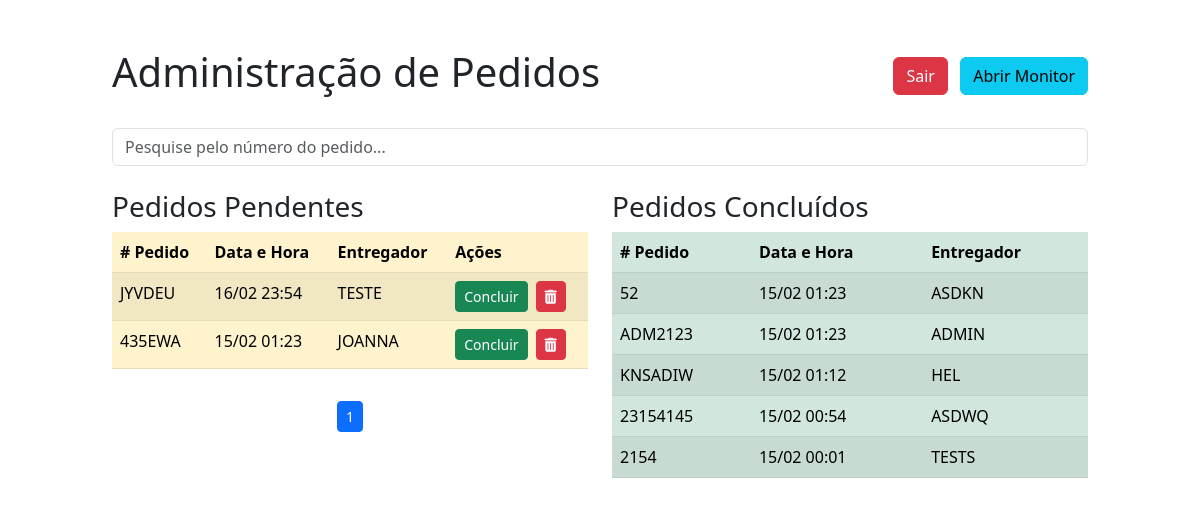
Screenshot of /admin_pedidos/ (signed in) with the database file from the repository.
### checkin/models.py (models this page shows, shortened)
class Pedido(models.Model):
    numero_pedido = models.CharField(max_length=10, unique=True)
    nome_entregador = models.CharField(max_length=100)
    data_criacao = models.DateTimeField(auto_now_add=True)
    concluido = models.BooleanField(default=False)

### checkin/views.py (the view)
# urls.py: path('admin_pedidos/', views.admin_pedidos_view, name='admin_pedidos_view'),
@login_required
def admin_pedidos_view(request):
    pedidos_pendentes = Pedido.objects.filter(concluido=False).order_by('-data_criacao')
    pedidos_concluidos = Pedido.objects.filter(concluido=True).order_by('-data_criacao')[:5]
    paginator = Paginator(pedidos_pendentes, 10)  # Paginação
    page = request.GET.get('page')
    pedidos_pendentes_page = paginator.get_page(page)
    context = {
        'pedidos_pendentes': pedidos_pendentes_page,  # Usando a página de pedidos
        'pedidos_concluidos': pedidos_concluidos,
    }
    return render(request, 'checkin/admin_pedidos.html', context)

### checkin/templates/checkin/admin_pedidos.html (shortened to what this page needs)
<!DOCTYPE html>
<html lang="pt-BR">
<head>
    <link href="https://cdn.jsdelivr.net/npm/bootstrap@5.3.0-alpha1/dist/css/bootstrap.min.css" rel="stylesheet">
    <link rel="stylesheet" href="https://cdnjs.cloudflare.com/ajax/libs/font-awesome/6.0.0/css/all.min.css">
</head>
<body>
    <div class="container-fluid my-5">
        <div class="row justify-content-center">
            <div class="col-12 col-md-10">
                <div class="header mb-4 d-flex justify-content-between align-items-center">
                    <h1>Administração de Pedidos</h1>
                    <div>
                        <a href="{% url 'logout_view' %}" class="btn btn-danger me-2">Sair</a>
                        <a href="{% url 'monitor_view' %}" class="btn btn-info">Abrir Monitor</a>
                    </div>
                </div>
                <div class="mb-4">
                    <input class="form-control" type="search" name="search"
                        placeholder="Pesquise pelo número do pedido..." hx-get="{% url 'search_pedidos' %}"
                        hx-trigger="keyup changed, search" hx-target="#pendentes-list">
                </div>
                <div class="row">
                    <div class="col-12 col-md-6">
                        <h3>Pedidos Pendentes</h3>
                        <div class="table-responsive">
                            <table class="table table-striped table-warning" id="pendentes-list">
                                <thead>
                                    <tr>
                                        <th># Pedido</th>
                                        <th>Data e Hora</th>
                                        <th>Entregador</th>
                                        <th>Ações</th>
                                    </tr>
                                </thead>
                                <tbody>
                                    {% for pedido in pedidos_pendentes %}
                                    <tr id="pedido-{{ pedido.id }}">
                                        <td>{{ pedido.numero_pedido }}</td>
                                        <td>{{ pedido.data_criacao|date:"d/m H:i" }}</td>
                                        <td>{{ pedido.nome_entregador }}</td>
                                        <td>
                                            <div class="d-flex align-items-center">
                                                <button class="btn btn-success btn-sm concluir-btn me-2"
                                                    data-id="{{ pedido.id }}">Concluir</button>
                                                <button class="btn btn-danger btn-sm excluir-btn"
                                                    data-id="{{ pedido.id }}"><i
                                                        class="fas fa-trash-alt"></i></button>
                                            </div>
                                        </td>
                                    </tr>
                                    {% empty %}
                                    <tr>
                                        <td colspan="4" class="text-center text-muted">Não há pedidos pendentes.
                                        </td>
                                    </tr>
                                    {% endfor %}
                                </tbody>
                            </table>
                        </div>
                        <div class="mt-3">
                            <nav aria-label="Page navigation example">
                                <ul class="pagination pagination-sm justify-content-center" id="pendentes-pagination">
                                    {% for num in pedidos_pendentes.paginator.page_range %}
                                    <li class="page-item {% if pedidos_pendentes.number == num %}active{% endif %}">
                                        <a class="page-link" href="?page={{ num }}">{{ num }}</a>
                                    </li>
                                    {% endfor %}
                                </ul>
                            </nav>
                        </div>
                    </div>
                    <div class="col-12 col-md-6">
                        <h3>Pedidos Concluídos</h3>
                        <div class="table-responsive">
                            <table class="table table-striped table-success">
                                <thead>
                                    <tr>
                                        <th># Pedido</th>
                                        <th>Data e Hora</th>
                                        <th>Entregador</th>
                                    </tr>
                                </thead>
                                <tbody id="concluidos-list">
                                    {% for pedido in pedidos_concluidos %}
                                    <tr>
                                        <td>{{ pedido.numero_pedido }}</td>
                                        <td>{{ pedido.data_criacao|date:"d/m H:i" }}</td>
                                        <td>{{ pedido.nome_entregador }}</td>
                                    </tr>
                                    {% empty %}
                                    <tr>
                                        <td colspan="3" class="text-center text-muted">Nenhum pedido
                                            concluído.</td>
                                    </tr>
                                    {% endfor %}
                                </tbody>
                            </table>
                        </div>
                    </div>
                </div>
            </div>
        </div>
    </div>
</body>
</html>

### rows the page displays
Pedido: numero_pedido "JYVDEU", data_criacao "16/02 23:54", nome_entregador "TESTE"
Pedido: numero_pedido "435EWA", data_criacao "15/02 01:23", nome_entregador "JOANNA"
Pedido: numero_pedido "52", data_criacao "15/02 01:23", nome_entregador "ASDKN"
Pedido: numero_pedido "ADM2123", data_criacao "15/02 01:23", nome_entregador "ADMIN"
Pedido: numero_pedido "KNSADIW", data_criacao "15/02 01:12", nome_entregador "HEL"
Pedido: numero_pedido "23154145", data_criacao "15/02 00:54", nome_entregador "ASDWQ"
Pedido: numero_pedido "2154", data_criacao "15/02 00:01", nome_entregador "TESTS"

### other values shown
{{ num }} "1"
